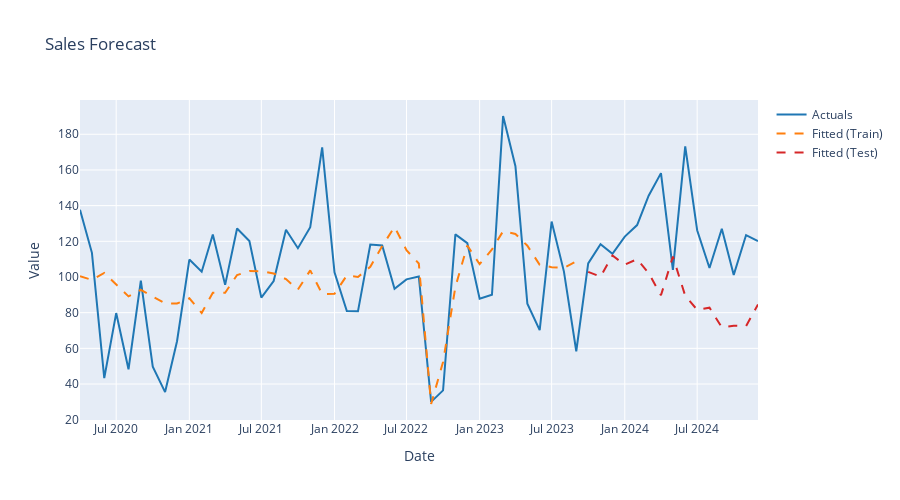

Source (notebook cell):
### Code cell
from py_parsnip import linear_reg

# Create specification with statsmodels engine
spec_lasso  = linear_reg(penalty = 0.1, mixture = 1).set_engine("sklearn")

# Fit model
fit_lasso = spec_lasso.fit(train_data, FORMULA_STR)

# Evaluate on test set
fit_lasso = fit_lasso.evaluate(test_data)

print("Model fitted successfully!")

# Extract outputs from both models
outputs_lasso, coefs_lasso, stats_lasso = fit_lasso.extract_outputs()

display(outputs_lasso)
display(coefs_lasso)
display(stats_lasso)

fig = plot_forecast(fit_lasso, title="Sales Forecast")
fig.show()
